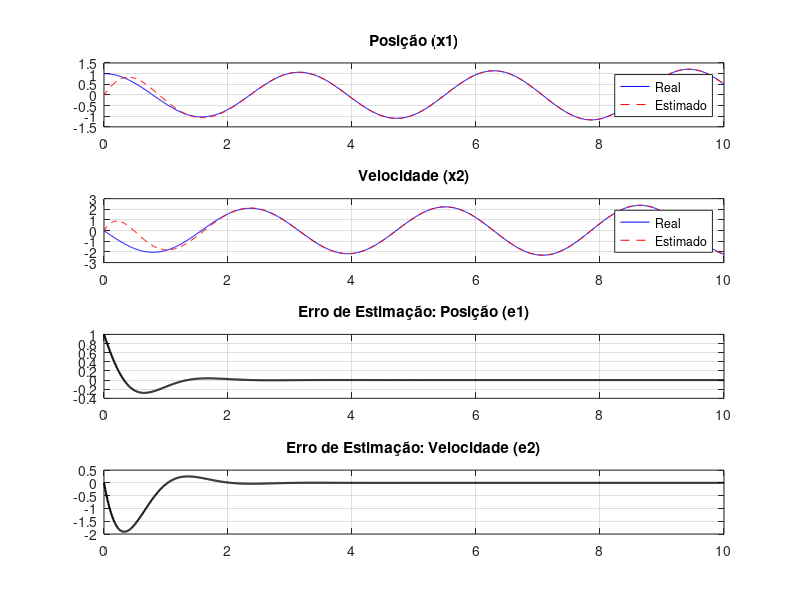

MATLAB code for this plot:
clc
clear all
pkg load control % Carrega o pacote de controle no Octave


% 1. Sistema real (Velocidade de um carro)
% X é um oscilador harmônico.
omega = 2;
A = [0 1; -omega^2 0]; % Matriz que gera a senoide
B = [0; 0];            % Não precisa de entrada u, ele oscila sozinho
C = [1 0];             % Medimos a amplitude (x1)


% 2. Projeto do observador.
k1 = -2+3j;
k2 = k1';
polos_desejados = [k1;k2] %Criticamente amortecida
L = place(A', C', polos_desejados)';

auto_valores = eig(A-L*C)

% Simulação
dt = 0.01;
t = 0:dt:10;
u = ones(size(t));

% Estados iniciais e estimado
x_real = [1;0];
x_est = [0; 0];

% Valores puxados
res_real = [];
res_est = [];


% Looping no tempo para computar os dados
for i = 1:length(t)
  % Guardar dados para o gráfico
  res_real = [res_real; x_real'];
  res_est  = [res_est; x_est'];


  % Mundo real
  y = C*x_real;
  dx_real = A*x_real + B*u(i);
  x_real = x_real + dx_real*dt; %Integração numérica;

  % Observador:
  erro_leitura = y - (C*x_est);
  dx_est = A*x_est +B*u(i)+L*erro_leitura;
  x_est = x_est + dx_est*dt;

end

% 4. Erro total
erro_total = res_real - res_est;

% 5. PLOTAGEM
% Subplot de Estados
subplot(4,1,1);
plot(t, res_real(:,1), 'b', t, res_est(:,1), 'r--');
title('Posição (x1)'); legend('Real','Estimado'); grid on;

subplot(4,1,2);
plot(t, res_real(:,2), 'b', t, res_est(:,2), 'r--');
title('Velocidade (x2)'); legend('Real','Estimado'); grid on;

% Nova Figura para os Erros
subplot(4,1,3);
plot(t, erro_total(:,1), 'k', 'LineWidth', 1.5);
title('Erro de Estimação: Posição (e1)'); grid on;

subplot(4,1,4);
plot(t, erro_total(:,2), 'k', 'LineWidth', 1.5);
title('Erro de Estimação: Velocidade (e2)'); grid on;

fprintf('Convergência concluída. Erro final de posição: %.4f\n', erro_total(end,1));
